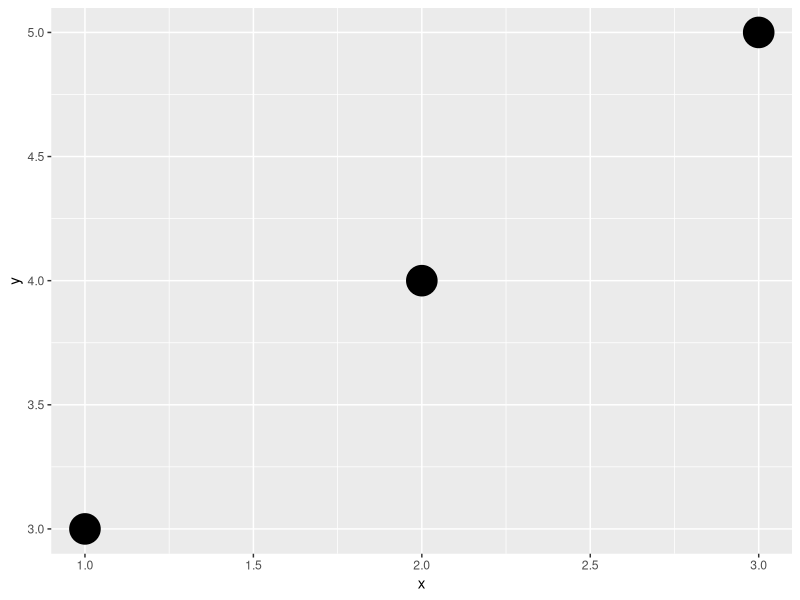

Source code (R):
library(ggplot2)



x = c(1,2,3)
y = c(3,4,5)

df = data.frame(x,y)

ggplot(df)+
    geom_point(aes(x,y), size = 10)
theme_bw()
    